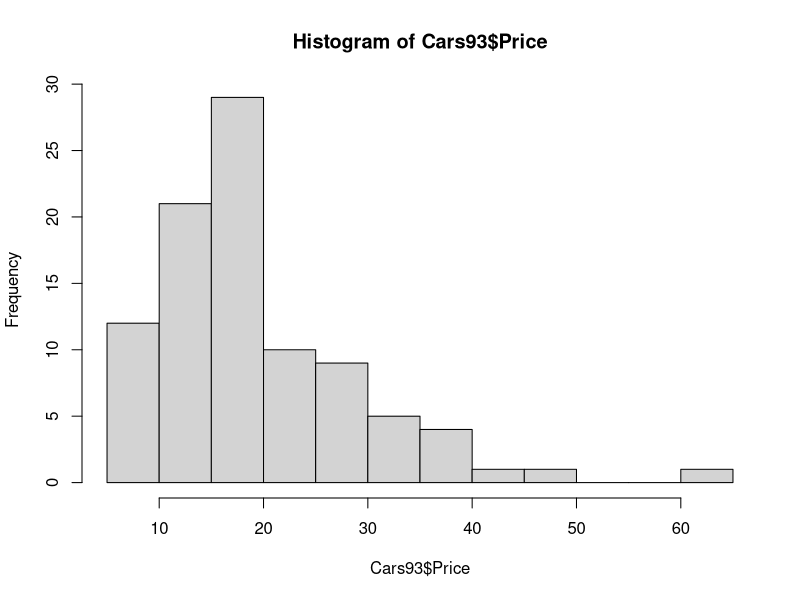

Recreate this plot in R.
# 1
library(MASS)
data(Cars93)

q1 = Cars93$Manufacturer
q1[which(q1 == 'Geo')] = NA
q1[which(q1 == 'Saab')] = NA

# 2
q2 = substr(Cars93$Manufacturer, 2, 2)

# 3
q3 = Cars93$RPM
q3[q3 < quantile(Cars93$RPM, 0.25) | q3 > quantile(Cars93$RPM, 0.75)] = NA

# 4
q4 = Cars93$Cylinders
levels(q4)[levels(q4) == 'rotary'] = '7'

# 5
### 0으로 채워진 df 만들기
q5 = Cars93$Manufacturer
q5_df = data.frame(matrix(nrow = length(q5), ncol = length(unique(q5))))
names(q5_df) = unique(q5)
q5_df[is.na(q5_df)] = 0
                   
### 해당하는 자리 1로 바꾸기
i = 1
while(i <= length(q5)){
 q5_df[i, as.character(q5[i])] = 1
 i = i + 1
}
                   
# 6
### 6-1
hist(Cars93$Price)
### 6-2
table(Cars93$AirBags)
                   
# 7
q7 = c()
i = 1
while(i <= ncol(Cars93)){
 if(is.numeric(Cars93[, i])){
   q7 = c(q7, mean(Cars93[, i], na.rm = TRUE))
   i = i + 1
 } else{
   i = i + 1
 }
}
                   
# 8
### df 만들기
q8 = data.frame(matrix(nrow = length(unique(Cars93$Manufacturer)), ncol = length(unique(Cars93$DriveTrain))))
rownames(q8) = unique(Cars93$Manufacturer) # 행
names(q8) = unique(Cars93$DriveTrain) # 열
q8[is.na(q8)] = 0
                   
### 빈도 계산
for(i in 1:length(Cars93$Manufacturer)){
 for(d in unique(Cars93$DriveTrain)){
   if(Cars93$DriveTrain[i] == d){
     q8[as.character(Cars93$Manufacturer[i]), as.character(d)] = q8[Cars93$Manufacturer[i], d] + 1
   }
 }
}